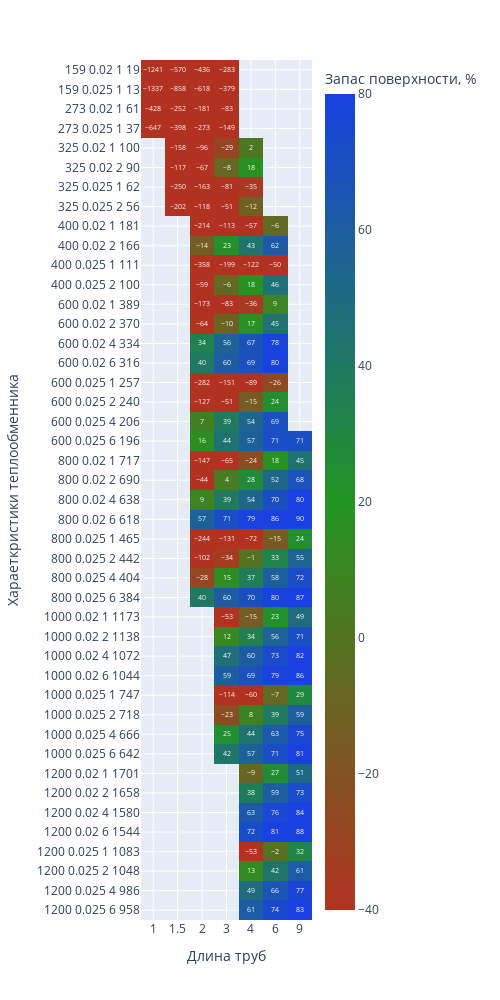

The notebook cell this image was saved under:
### Markdown cell above
В холодильнике кубового остатка осуществляется охлаждение кубового остатка до конечной температуры 'tk'

### Code cell
heaters = eq.calculate_equipment(
        heaters_table,
        aqua_vapor_saturation_by_pressure,
        aqua_liquid_saturation,
        aqua_vapor_saturation,
        balance,
        properties,
        FEED_TEMPERATURE,
        thermal_balance,
        Ropt,
        EQ_NAME = 'холодильник',
        COOLER_NAME = 'куба',
        pipes = 'продукт',#изменяемый параметр может быть 'вода'. 
        aq_t = 20,#изменяемый параметр
        tk = 30 #изменяемый параметр
        )

fig = px.imshow(
    round(heaters),
    labels=dict(x="Длина труб", y="Хараеткристики теплообменника", color="Запас поверхности, %"),
    range_color=[-40,80],
    color_continuous_scale=["rgb(178, 50, 34)", "rgb(34, 149, 34)", "rgb(25, 65, 225)"],
    x=heaters.columns,
    y=heaters.index,
    text_auto=True, aspect="auto",
    width=500,
    height=1000
    )
fig.show()

### Figure 1 — Plotly figure (JSON) as saved in the notebook; plotly's stock layout.template omitted (floating-point values rounded to 4 significant figures; data arrays with more than 128 entries replaced by an {"elided": "..."} marker saying what was removed)
{"data": [{"coloraxis": "coloraxis", "hovertemplate": "Длина труб: %{x}<br>Хараеткристики теплообменника: %{y}<br>Запас поверхности, %: %{z}<extra></extra>", "name": "0", "texttemplate": "%{z}", "type": "heatmap", "x": ["1", "1.5", "2", "3", "4", "6", "9"], "xaxis": "x", "y": ["159 0.02 1 19", "159 0.025 1 13", "273 0.02 1 61", "273 0.025 1 37", "325 0.02 1 100", "325 0.02 2 90", "325 0.025 1 62", "325 0.025 2 56", "400 0.02 1 181", "400 0.02 2 166", "400 0.025 1 111", "400 0.025 2 100", "600 0.02 1 389", "600 0.02 2 370", "600 0.02 4 334", "600 0.02 6 316", "600 0.025 1 257", "600 0.025 2 240", "600 0.025 4 206", "600 0.025 6 196", "800 0.02 1 717", "800 0.02 2 690", "800 0.02 4 638", "800 0.02 6 618", "800 0.025 1 465", "800 0.025 2 442", "800 0.025 4 404", "800 0.025 6 384", "1000 0.02 1 1173", "1000 0.02 2 1138", "1000 0.02 4 1072", "1000 0.02 6 1044", "1000 0.025 1 747", "1000 0.025 2 718", "1000 0.025 4 666", "1000 0.025 6 642", "1200 0.02 1 1701", "1200 0.02 2 1658", "1200 0.02 4 1580", "1200 0.02 6 1544", "1200 0.025 1 1083", "1200 0.025 2 1048", "1200 0.025 4 986", "1200 0.025 6 958"], "yaxis": "y", "z": {"elided": "44x7 int values"}}], "layout": {"coloraxis": {"cmax": 80, "cmin": -40, "colorbar": {"title": {"text": "Запас поверхности, %"}}, "colorscale": [[0, "rgb(178, 50, 34)"], [0.5, "rgb(34, 149, 34)"], [1, "rgb(25, 65, 225)"]]}, "height": 1000, "margin": {"t": 60}, "width": 500, "xaxis": {"anchor": "y", "domain": [0, 1], "title": {"text": "Длина труб"}}, "yaxis": {"anchor": "x", "autorange": "reversed", "domain": [0, 1], "title": {"text": "Хараеткристики теплообменника"}}}}
